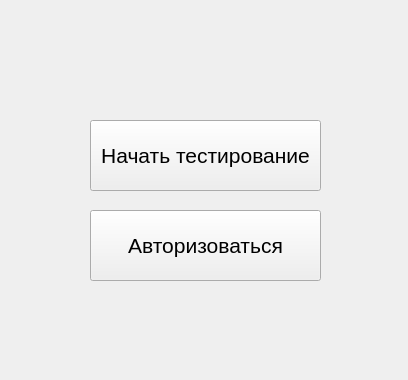
<?xml version="1.0" encoding="UTF-8"?>
<ui version="4.0">
 <class>MainWindow</class>
 <widget class="QMainWindow" name="MainWindow">
  <property name="geometry">
   <rect>
    <x>0</x>
    <y>0</y>
    <width>408</width>
    <height>380</height>
   </rect>
  </property>
  <property name="windowTitle">
   <string>Главная</string>
  </property>
  <widget class="QWidget" name="centralwidget">
   <widget class="QPushButton" name="authButton">
    <property name="geometry">
     <rect>
      <x>90</x>
      <y>210</y>
      <width>231</width>
      <height>71</height>
     </rect>
    </property>
    <property name="font">
     <font>
      <pointsize>16</pointsize>
     </font>
    </property>
    <property name="text">
     <string>Авторизоваться</string>
    </property>
   </widget>
   <widget class="QPushButton" name="startTestButton">
    <property name="geometry">
     <rect>
      <x>90</x>
      <y>120</y>
      <width>231</width>
      <height>71</height>
     </rect>
    </property>
    <property name="font">
     <font>
      <pointsize>16</pointsize>
     </font>
    </property>
    <property name="text">
     <string>Начать тестирование</string>
    </property>
   </widget>
  </widget>
 </widget>
 <resources/>
 <connections/>
</ui>
